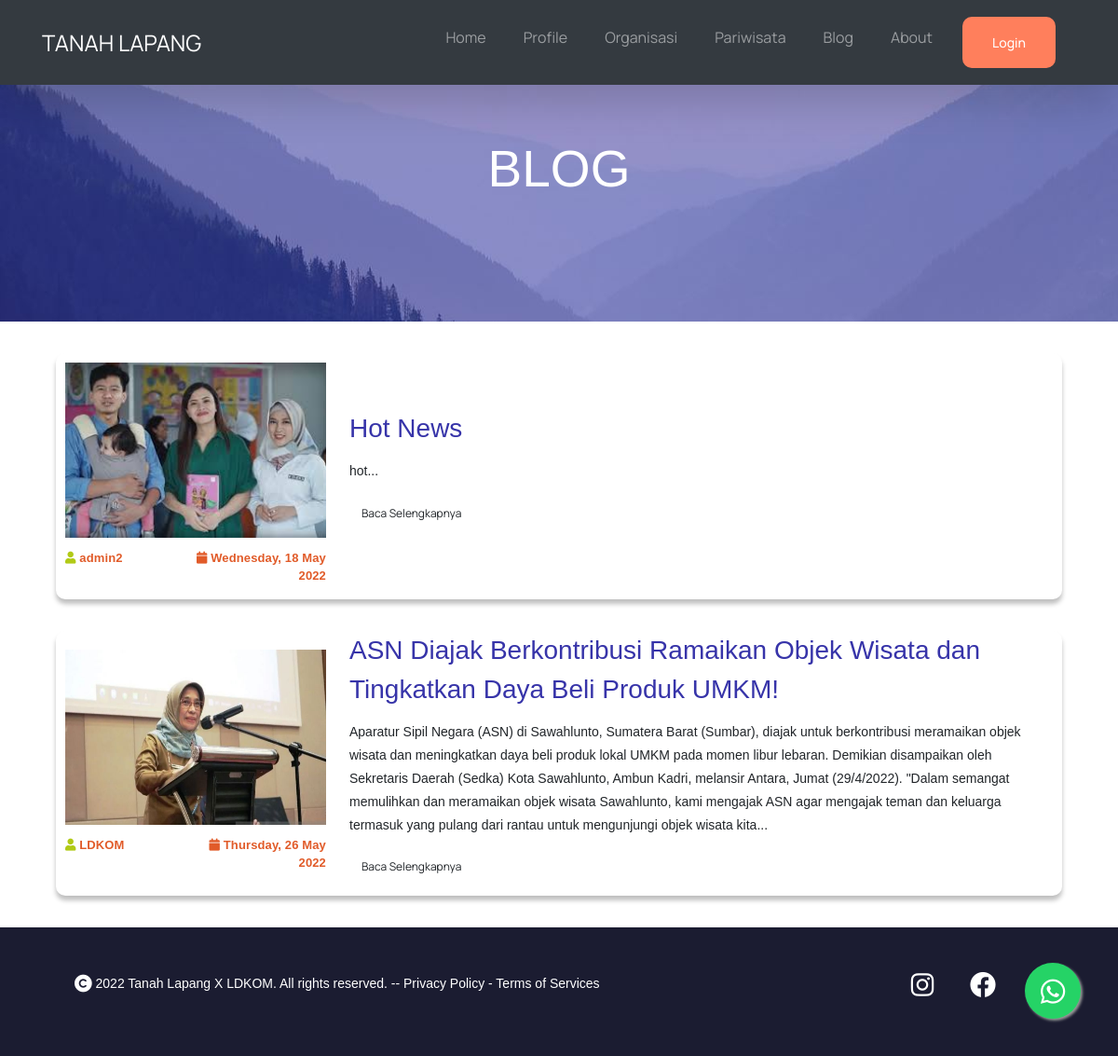
Screenshot of /blog.php with the database file from the repository.
### tables this page shows
CREATE TABLE `blog` (
  `id` int(11) NOT NULL,
  `judul` varchar(1000) NOT NULL,
  `tanggal` date NOT NULL,
  `author` varchar(1000) NOT NULL,
  `isi` text NOT NULL,
  `foto` varchar(1000) DEFAULT NULL
);

### blog.php (the view, shortened to what this page needs)
<!DOCTYPE html>
<html lang="en">
  <?php include("navbar.php"); ?>
    <div class="bgimg container-fluid banner">
      <div class="container text-center">
        <h1 style="font-size: 55px; padding-bottom:30px; padding-top: 20px;">BLOG</h1>
      </div>
    </div>
    <?php
      include "connect.php";
      $sql = "SELECT * FROM blog order by tanggal";
      $blog = $conn->query($sql);
      while($data = $blog -> fetch_assoc()){
    ?>
    <div class="konten">
      <div>
          <img  src="assets/img/blog/<?php echo $data['foto']?>" style="width: 300px; height:200px; padding: 10px 10px 2px 10px;" >
          <div class="row">
            <div class="col-5">
                <p style="
          font-style: normal;
          font-weight: 700;
          font-size: 13px;
          line-height: 19px;
          letter-spacing: 0.01em;
          padding: 10px;
          color: #E15B29;  text-align: left; padding-right: 10px;"><i class="fa fa-user" aria-hidden="true" ></i>&nbsp;<?php echo $data['author'];?></p>
            </div>
            <div class="col-7">
                <p style="
          font-style: normal;
          font-weight: 700;
          font-size: 13px;
          line-height: 19px;
          letter-spacing: 0.01em;
          padding-top: 10px;
          color: #E15B29;  text-align: right; padding-right: 10px;"><i class="fa fa-calendar" aria-hidden="true" ></i>&nbsp;<?php echo date('l, d F Y',strtotime($data['tanggal']))?></p>
            </div>
          </div>
      </div>
      <div class="container-fluid">
        <h3 style="color: #3734a9;"><?php echo $data['judul']; ?></h3>
          <p style="padding-top: 4px;"><?php echo substr($data['isi'], 0, 500)?>...</p>
          <a href="detail_blog.php?id=<?php echo $data['id']?>" role="button" class="btn" style="border-left-width: 15px; border-right-width: 15px;border-width: 1px; margin-bottom:15px;
              font-size: 12px;">
                  Baca Selengkapnya
              </a>
      </div>
    </div>
    <?php } ?>
  </body>
</html>

### css/UIstyle.css (style rules this page uses)
body { background-color: #FAFBFF; }
.banner { padding-top: 10%; padding-bottom: 7%; color: #fff; }
.btn { font-family: Arial, "Helvetica Neue", Helvetica, sans-serif; font-size: 16pxs; background: #FF7F5C; border-radius: 47px; border-width: 10px; color: #ffffff; }
.konten { width: 90%; height: auto; background-color: #FFFFFF; box-shadow: 0px 5px 5px rgba(0, 0, 0, 0.25); border-radius: 10px; display: flex; margin: 34px auto 34px auto; position: relative; justify-content: space-evenly; align-items: center; }
.foo { background-color: #1B1C31; color: #FFFFFF; display: flex; justify-content: space-between; }
.copyright { padding-left: 80px; }
.kontak { padding-right: 64px; }
.kontak a { padding-left: 35px; color: #ffffff; }

### css/style.css (style rules this page uses)
body { font-family: 'Manrope', sans-serif; }
.btn { background: #3734A9; border-radius: 7px; color: white; padding: 25px ; text-align: center; text-decoration: none; font-size: 14px; font-weight: 500; font-family: 'Manrope', sans-serif; }
.fa-user { size: 10px; color: #B1CA16; }

### blog.php (style rules this page uses)
a { text-decoration: none !important; }

### navbar.php (style rules this page uses)
.bgimg { background-image: url('assets/img/bg2.JPG'); }

### rows the page displays
blog: foto (picture), author "admin2", tanggal "Wednesday, 18 May 2022", judul "Hot News", isi "hot", $data['id'] 1 (drawn)
blog: foto (picture), author "LDKOM", tanggal "Thursday, 26 May 2022", judul "ASN Diajak Berkontribusi Ramaikan Objek Wisata dan Tingkatkan Daya Beli Produk UMKM!", isi "Aparatur Sipil Negara (ASN) di Sawahlunto, Sumatera Barat (Sumbar), diajak untuk berkontribusi meramaikan objek wisata dan meningkatkan daya beli produk lokal UMKM pada momen libur lebaran. Demikian disampaikan oleh Sekretaris Daerah (Sedka) Kota Sawahlunto, Ambun Kadri, melansir Antara, Jumat (29/4/2022). \"Dalam semangat memulihkan dan meramaikan objek wisata Sawahlunto, kami mengajak ASN agar mengajak teman dan keluarga termasuk yang pulang dari rantau untuk mengunjungi objek wisata kita"
